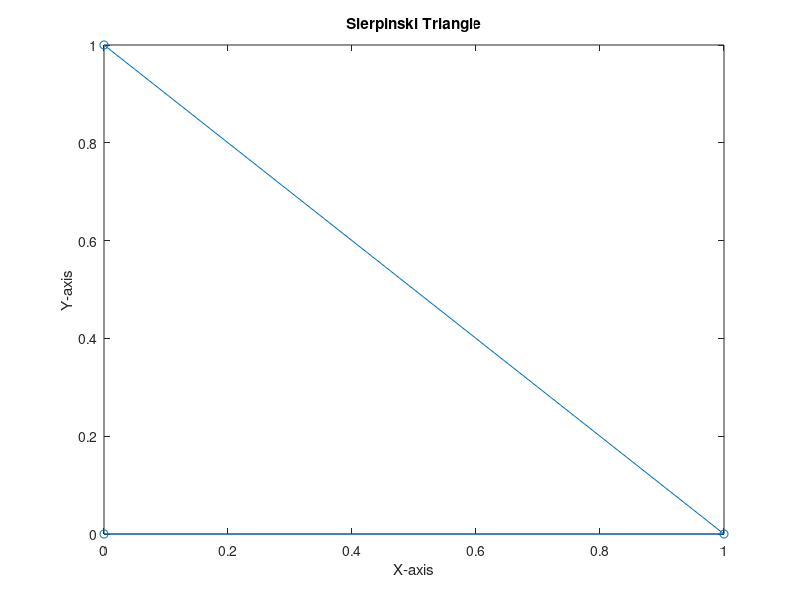

Here is the MATLAB script that generated this plot:
% Sierpinski Triangle Generator in MATLAB

% Define the initial triangle
x = [0 1 0];
y = [0 0 1];

% Function to generate the Sierpinski triangle
function [new_x, new_y] = sierpinski(x, y)
    % Base case: If there is only one point left, return
    if length(x) == 3
        return
    end
    
    % Calculate the midpoints of the sides
    m1 = (x(2)+x(1))/2;
    m2 = (x(3)+x(1))/2;
    m3 = (x(3)+x(2))/2;
    
    % Create a new triangle with the midpoints and the original points
    new_x = [x(1) m1 x(2)];
    new_y = [y(1) y(1) y(2)];
    
    % Recursively generate the Sierpinski triangle for each half
    sierpinski(new_x, new_y);
    sierpinski([m1 x(2) m3], [y(1) y(2) y(2)]);
    sierpinski([x(1) m1 m2], [y(1) y(1) y(1)]);
end

% Generate the Sierpinski triangle
sierpinski(x, y);

% Plot the generated Sierpinski triangle
plot(x,y,'-o');
xlabel('X-axis');
ylabel('Y-axis');
title('Sierpinski Triangle');
